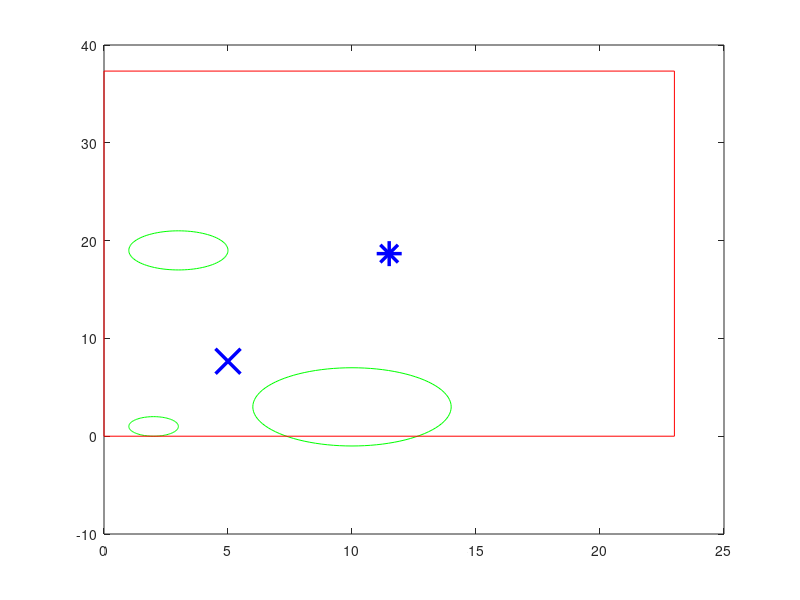

MATLAB code for this plot:
CanswerA=[1 2 1;3 10 4;19 3 2];
for i=1:1:numel(CanswerA(:,1))

    th = 0:pi/50:2*pi;%for loop for creating circle
    CB = 1;
            xunit = (CanswerA(i,3) ) * cos(th) + CanswerA(i,2);%equation of circle :D
            yunit = (CanswerA(i,3) ) * sin(th) + CanswerA(i,1);
            ploti = plot(xunit, yunit,'g');% Ellipse
    hold on    
end
Cv_Y=(mean(CanswerA(:,1))) % Virtual Center of Y for Square 
Cv_X=(mean(CanswerA(:,2))) %Virtual Center of Y for Square 
plot(Cv_X,Cv_Y,'- xb','MarkerSize', 18,'LineWidth' , 2.5)  

% CanswerAN=CanswerA(:,1)-Cv_Y
% CanswerAN=CanswerA(:,2)-Cv_X

TempYPositive=max(CanswerA(:,1)-Cv_Y+CanswerA(:,3)) %Y 
TempYNegaitive=min(CanswerA(:,1)-Cv_Y-CanswerA(:,3)) %Y 
TempXPositive=max(CanswerA(:,2)-Cv_X+CanswerA(:,3)) %Y 
TempXNegaitive=min(CanswerA(:,2)-Cv_X-CanswerA(:,3)) %Y    

Y_o=((TempYPositive-TempYNegaitive)/2)+Cv_Y
X_o=((TempXPositive-TempXNegaitive)/2)+Cv_X
a=abs(TempYPositive-TempYNegaitive)/2+Cv_Y; %height
b=abs(TempXPositive-TempXNegaitive)/2+Cv_X;
plot(X_o,Y_o,'- *b','MarkerSize', 18,'LineWidth' , 2.5)  

plot([X_o-b X_o-b],[Y_o-a Y_o+a],'r')
plot([X_o-b X_o+b],[Y_o-a Y_o-a],'r')
plot([X_o+b X_o-b],[Y_o+a Y_o+a],'r')
plot([X_o+b X_o+b],[Y_o+a Y_o-a],'r')